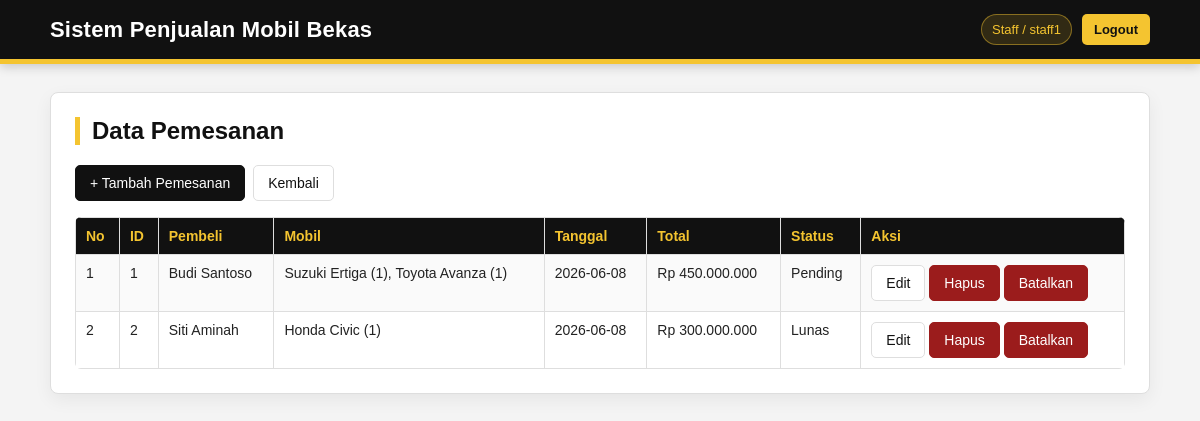
Screenshot of /pemesanan/index.php (signed in) with the database file from the repository.
### tables this page shows
CREATE TABLE `pemesanan` (
  `id_pemesanan` int(11) NOT NULL,
  `id_pembeli` int(11) DEFAULT NULL,
  `tanggal` date DEFAULT NULL,
  `status` enum('Pending','Lunas','Batal') DEFAULT 'Pending'
);

CREATE TABLE `pembeli` (
  `id_pembeli` int(11) NOT NULL,
  `nama` varchar(100) NOT NULL,
  `alamat` text DEFAULT NULL,
  `no_hp` varchar(20) DEFAULT NULL
);

### pemesanan/index.php (the view, shortened to what this page needs)
<?php
include "../config.php";
$query="SELECT pm.id_pemesanan,pb.nama AS nama_pembeli,pm.tanggal,pm.status,GROUP_CONCAT(CONCAT(COALESCE(mm.merk,m.merk),' ',COALESCE(mm.tipe,m.tipe),' (',dp.jumlah,')') SEPARATOR ', ') AS mobil,COALESCE(SUM(dp.subtotal),0) AS total FROM pemesanan pm JOIN pembeli pb ON pm.id_pembeli=pb.id_pembeli LEFT JOIN detail_pemesanan dp ON pm.id_pemesanan=dp.id_pemesanan LEFT JOIN mobil m ON dp.id_mobil=m.id_mobil LEFT JOIN master_mobil mm ON m.id_master=mm.id_master GROUP BY pm.id_pemesanan,pb.nama,pm.tanggal,pm.status ORDER BY pm.id_pemesanan ASC";
$data=mysqli_query($conn,$query); if(!$data) die("Query pemesanan gagal: ".mysqli_error($conn));
?>
<!DOCTYPE html><html lang="id"><head><meta charset="UTF-8"><title>Data Pemesanan</title><link rel="stylesheet" href="../assets/css/style.css"></head><body>
<div class="header"><div class="inner"><h1>Sistem Penjualan Mobil Bekas</h1><div class="top-user"><?php if (isset($_SESSION['role'])) { ?><span class="user-badge"><?= htmlspecialchars($_SESSION['role']); ?><?php if (isset($_SESSION['username'])) { ?> / <?= htmlspecialchars($_SESSION['username']); ?><?php } ?></span><a class="logout-link" href="../logout.php">Logout</a><?php } ?></div></div></div>
<div class="container"><div class="card"><h2>Data Pemesanan</h2><div class="toolbar"><a class="btn" href="tambah.php">+ Tambah Pemesanan</a><a class="btn btn-secondary" href="../dashboard.php">Kembali</a></div>
<table><tr><th>No</th><th>ID</th><th>Pembeli</th><th>Mobil</th><th>Tanggal</th><th>Total</th><th>Status</th><th>Aksi</th></tr>
<?php if(mysqli_num_rows($data)>0){ $no=1; while($row=mysqli_fetch_assoc($data)){ ?>
<tr><td><?= $no++; ?></td><td><?= htmlspecialchars($row['id_pemesanan']); ?></td><td><?= htmlspecialchars($row['nama_pembeli']); ?></td><td><?= htmlspecialchars($row['mobil']); ?></td><td><?= htmlspecialchars($row['tanggal']); ?></td><td>Rp <?= number_format($row['total'],0,',','.'); ?></td><td><?= htmlspecialchars($row['status']); ?></td><td><a class="btn btn-secondary" href="edit.php?id=<?= $row['id_pemesanan']; ?>">Edit</a> <a class="btn btn-danger" href="hapus.php?id=<?= $row['id_pemesanan']; ?>" onclick="return confirm('Yakin hapus pemesanan ini?')">Hapus</a> <a class="btn btn-danger" href="batal.php?id=<?= $row['id_pemesanan']; ?>" onclick="return confirm('Batalkan pemesanan ini?')">Batalkan</a></td></tr>
<?php }} else { ?><tr><td colspan="8">Belum ada data pemesanan.</td></tr><?php } ?>
</table></div></div></body></html>

### assets/css/style.css (style rules this page uses)
:root { --black: #111111; --black-soft: #1c1c1c; --yellow: #f4c430; --yellow-dark: #d7a900; --yellow-soft: #fff7d6; --white: #ffffff; --gray-bg: #f4f4f4; --gray-border: #dedede; --text: #222222; --muted: #666666; --danger: #9b1c1c; }
* { box-sizing: border-box; }
body { margin: 0; font-family: Arial, Helvetica, sans-serif; background: var(--gray-bg); color: var(--text); }
a { color: var(--black); text-decoration: none; }
.header { background: var(--black); color: var(--white); padding: 14px 0; border-bottom: 5px solid var(--yellow); box-shadow: 0 3px 10px rgba(0,0,0,0.18); }
.header .inner { width: 92%; max-width: 1100px; margin: 0 auto; display: flex; align-items: center; justify-content: space-between; gap: 16px; }
.header h1 { margin: 0; font-size: 22px; font-weight: 700; letter-spacing: .2px; }
.top-user { display: flex; align-items: center; gap: 10px; font-size: 13px; color: #eeeeee; white-space: nowrap; }
.user-badge { background: rgba(244,196,48,0.14); border: 1px solid rgba(244,196,48,0.45); color: var(--yellow); padding: 7px 10px; border-radius: 999px; }
.logout-link { background: var(--yellow); color: var(--black); padding: 8px 12px; border-radius: 5px; font-weight: 700; transition: .18s ease; }
.container { width: 92%; max-width: 1100px; margin: 28px auto; }
.card { background: var(--white); border: 1px solid var(--gray-border); border-radius: 8px; padding: 24px; box-shadow: 0 6px 18px rgba(0,0,0,0.06); }
h2 { margin-top: 0; color: var(--black); border-left: 5px solid var(--yellow); padding-left: 12px; }
.toolbar { margin-bottom: 16px; display: flex; gap: 8px; flex-wrap: wrap; }
.btn, button { display: inline-block; padding: 9px 14px; border-radius: 5px; border: 1px solid var(--black); background: var(--black); color: var(--white); font-size: 14px; cursor: pointer; text-decoration: none; transition: .18s ease; }
.btn-secondary { background: var(--white); color: var(--black); border: 1px solid var(--gray-border); }
.btn-danger { background: var(--danger); border-color: var(--danger); color: var(--white); }
table { width: 100%; border-collapse: collapse; background: var(--white); margin-top: 12px; border-radius: 6px; overflow: hidden; }
th, td { border: 1px solid var(--gray-border); padding: 10px; text-align: left; vertical-align: top; font-size: 14px; }
th { background: var(--black); color: var(--yellow); font-weight: 700; }
tr:nth-child(even) td { background: #fafafa; }

### rows the page displays
pemesanan: id_pemesanan "1", id_pembeli.nama "Budi Santoso", mobil "Suzuki Ertiga (1), Toyota Avanza (1)", tanggal "2026-06-08", total "450.000.000", status "Pending"
pemesanan: id_pemesanan "2", id_pembeli.nama "Siti Aminah", mobil "Honda Civic (1)", tanggal "2026-06-08", total "300.000.000", status "Lunas"

### other values shown
$_SESSION['role'] "Staff"
$_SESSION['username'] "staff1"
